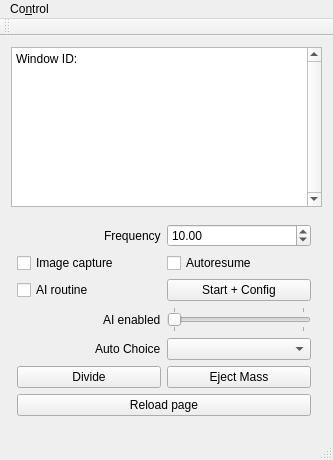
<?xml version="1.0" encoding="UTF-8"?>
<ui version="4.0">
 <class>MainWindow</class>
 <widget class="QMainWindow" name="MainWindow">
  <property name="geometry">
   <rect>
    <x>0</x>
    <y>0</y>
    <width>333</width>
    <height>460</height>
   </rect>
  </property>
  <property name="windowTitle">
   <string>Controller</string>
  </property>
  <property name="unifiedTitleAndToolBarOnMac">
   <bool>true</bool>
  </property>
  <widget class="QWidget" name="centralWidget">
   <layout class="QVBoxLayout" name="verticalLayout" stretch="5,0">
    <property name="sizeConstraint">
     <enum>QLayout::SetDefaultConstraint</enum>
    </property>
    <item>
     <widget class="QPlainTextEdit" name="statusOutput">
      <property name="frameShadow">
       <enum>QFrame::Sunken</enum>
      </property>
      <property name="verticalScrollBarPolicy">
       <enum>Qt::ScrollBarAlwaysOn</enum>
      </property>
      <property name="horizontalScrollBarPolicy">
       <enum>Qt::ScrollBarAlwaysOff</enum>
      </property>
      <property name="readOnly">
       <bool>true</bool>
      </property>
      <property name="plainText">
       <string>Window ID:</string>
      </property>
      <property name="textInteractionFlags">
       <set>Qt::LinksAccessibleByKeyboard|Qt::LinksAccessibleByMouse|Qt::TextBrowserInteraction|Qt::TextSelectableByKeyboard|Qt::TextSelectableByMouse</set>
      </property>
     </widget>
    </item>
    <item>
     <widget class="QFrame" name="frame">
      <property name="minimumSize">
       <size>
        <width>50</width>
        <height>50</height>
       </size>
      </property>
      <layout class="QGridLayout" name="gridLayout">
       <property name="leftMargin">
        <number>6</number>
       </property>
       <item row="8" column="0" alignment="Qt::AlignRight">
        <widget class="QLabel" name="label_2">
         <property name="text">
          <string>Auto Choice</string>
         </property>
        </widget>
       </item>
       <item row="3" column="0">
        <widget class="QCheckBox" name="boxImageCapture">
         <property name="text">
          <string>Image capture</string>
         </property>
        </widget>
       </item>
       <item row="5" column="1">
        <widget class="QSlider" name="switchAuto">
         <property name="sizePolicy">
          <sizepolicy hsizetype="Preferred" vsizetype="Fixed">
           <horstretch>0</horstretch>
           <verstretch>0</verstretch>
          </sizepolicy>
         </property>
         <property name="maximum">
          <number>1</number>
         </property>
         <property name="pageStep">
          <number>1</number>
         </property>
         <property name="value">
          <number>0</number>
         </property>
         <property name="orientation">
          <enum>Qt::Horizontal</enum>
         </property>
         <property name="invertedAppearance">
          <bool>false</bool>
         </property>
         <property name="invertedControls">
          <bool>false</bool>
         </property>
         <property name="tickPosition">
          <enum>QSlider::TicksBothSides</enum>
         </property>
        </widget>
       </item>
       <item row="8" column="1">
        <widget class="QComboBox" name="comboAutoChoice">
         <property name="maxCount">
          <number>2147483644</number>
         </property>
         <property name="modelColumn">
          <number>0</number>
         </property>
        </widget>
       </item>
       <item row="10" column="0" colspan="2">
        <widget class="QPushButton" name="buttonReload">
         <property name="text">
          <string>Reload page</string>
         </property>
        </widget>
       </item>
       <item row="3" column="1">
        <widget class="QCheckBox" name="boxAutoresume">
         <property name="text">
          <string>Autoresume</string>
         </property>
        </widget>
       </item>
       <item row="9" column="0">
        <widget class="QPushButton" name="buttonSpace">
         <property name="text">
          <string>Divide</string>
         </property>
        </widget>
       </item>
       <item row="1" column="1">
        <widget class="QDoubleSpinBox" name="spinFrequency">
         <property name="accelerated">
          <bool>true</bool>
         </property>
         <property name="showGroupSeparator" stdset="0">
          <bool>false</bool>
         </property>
         <property name="minimum">
          <double>1.000000000000000</double>
         </property>
         <property name="maximum">
          <double>100.000000000000000</double>
         </property>
         <property name="value">
          <double>10.000000000000000</double>
         </property>
        </widget>
       </item>
       <item row="9" column="1">
        <widget class="QPushButton" name="buttonW">
         <property name="text">
          <string>Eject Mass</string>
         </property>
        </widget>
       </item>
       <item row="1" column="0" alignment="Qt::AlignRight">
        <widget class="QLabel" name="label">
         <property name="text">
          <string>Frequency</string>
         </property>
        </widget>
       </item>
       <item row="4" column="1">
        <widget class="QPushButton" name="buttonStart">
         <property name="text">
          <string>Start + Config</string>
         </property>
        </widget>
       </item>
       <item row="4" column="0">
        <widget class="QCheckBox" name="boxAutomouse">
         <property name="text">
          <string>AI routine</string>
         </property>
        </widget>
       </item>
       <item row="5" column="0" alignment="Qt::AlignRight">
        <widget class="QLabel" name="label_3">
         <property name="text">
          <string>AI enabled</string>
         </property>
        </widget>
       </item>
      </layout>
     </widget>
    </item>
   </layout>
  </widget>
  <widget class="QMenuBar" name="menuBar">
   <property name="geometry">
    <rect>
     <x>0</x>
     <y>0</y>
     <width>333</width>
     <height>29</height>
    </rect>
   </property>
   <widget class="QMenu" name="menuControl">
    <property name="title">
     <string>Co&amp;ntrol</string>
    </property>
    <addaction name="actionStart"/>
    <addaction name="actionStop"/>
   </widget>
   <addaction name="menuControl"/>
  </widget>
  <widget class="QToolBar" name="mainToolBar">
   <attribute name="toolBarArea">
    <enum>TopToolBarArea</enum>
   </attribute>
   <attribute name="toolBarBreak">
    <bool>false</bool>
   </attribute>
  </widget>
  <widget class="QStatusBar" name="statusBar"/>
  <action name="actionStart">
   <property name="text">
    <string>&amp;Start</string>
   </property>
  </action>
  <action name="actionStop">
   <property name="text">
    <string>St&amp;op</string>
   </property>
  </action>
 </widget>
 <layoutdefault spacing="6" margin="11"/>
 <resources/>
 <connections/>
</ui>
